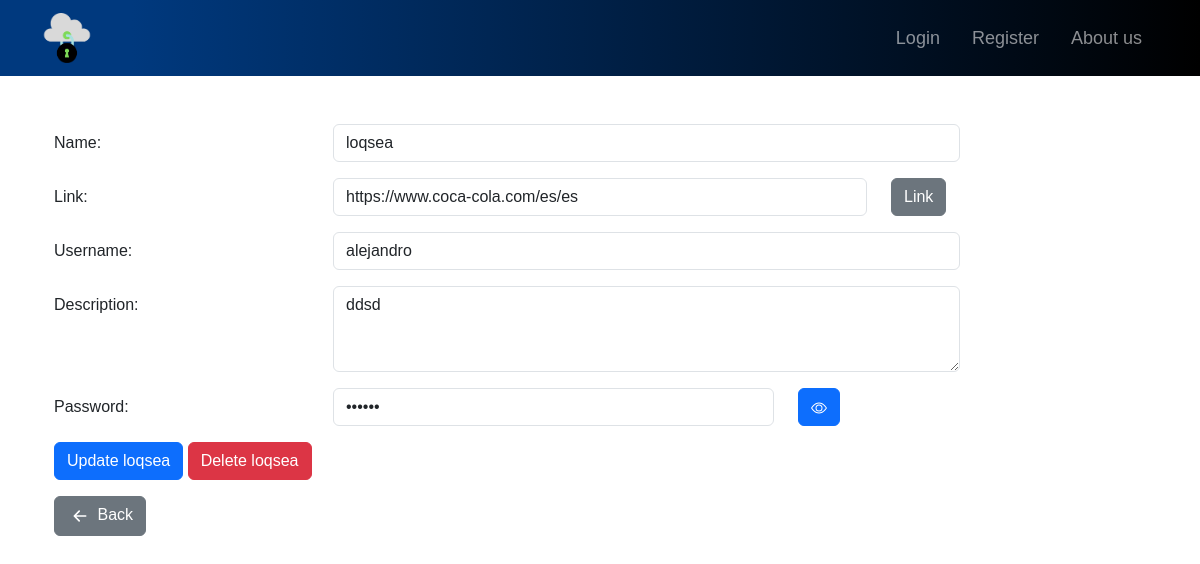
The app's page /site/10/ with its own data.
### core/models.py (models this page shows, shortened)
class Site(models.Model):
    user = models.ForeignKey(User, on_delete=models.CASCADE)
    website_name = models.CharField(max_length=50)
    website_link = models.CharField(max_length=200, null=True, blank=True)
    website_username = models.CharField(max_length=50)
    website_password = models.CharField(max_length=50)
    website_notes = models.CharField(max_length=200, null=True, blank=True)
    created = models.DateTimeField(auto_now_add=True)
    last_modified = models.DateTimeField(auto_now=True)
    class Meta:
        ordering = ['created']

### core/views.py (the view)
# urls.py: path('site/<str:pk>/', views.site, name="site"),
def site(request, pk):
    try:
        sites = Site.objects.get(id=pk)
        context = {
            'sites': sites
        }
    except:
        return redirect("home")
    return render(request, "core/site.html", context)

### core/templates/core/site.html (shortened to what this page needs)
{% extends 'core/base.html' %}
{% block content %}
<div class="container mt-5">
    <div class="container my-5">
        <form method="POST">
            <div class="form-group row my-3">
                <label for="name" class="col-sm-3 col-form-label">Name:</label>
                <div class="col-sm-7">
                    <input type="text" class="form-control" id="name" value="{{sites.website_name}}" readonly>
                </div>
            </div>
            <div class="form-group row my-3">
                <label for="link" class="col-sm-3 col-form-label">Link:</label>
                <div class="col-sm-6">
                    <input type="text" class="form-control" id="link" value="{{sites.website_link}}" readonly>
                </div>
                <div class="col-sm-2"><a href="{{sites.website_link}}" class="btn btn-secondary" target="_blank">Link</a></div>
            </div>
            <div class="form-group row my-3">
                <label for="username" class="col-sm-3 col-form-label">Username:</label>
                <div class="col-sm-7">
                    <input type="text" class="form-control" id="username" value="{{sites.website_username}}" readonly>
                </div>
            </div>
            <div class="form-group row my-3">
                <label for="description" class="col-sm-3 col-form-label">Description:</label>
                <div class="col-sm-7">
                    <textarea class="form-control" id="description" rows="3" readonly>{{sites.website_notes}}</textarea>
                </div>
            </div>
            <div class="form-group row my-3">
                <label for="password" class="col-sm-3 col-form-label">Password:</label>
                <div class="col-sm-5">
                    <input type="password" class="form-control" id="password" value="{{sites.website_password}}" readonly>
                </div>
                <div class="col-sm-2">
                    <button type="button" class="btn btn-primary" id="togglePassword">
                    </button>
                </div>
            </div>
            <a href="{% url 'update' sites.id %}" class="btn btn-primary">Update {{sites.website_name}}</a>
            <a href="{% url 'delete' sites.id %}" class="btn btn-danger">Delete {{sites.website_name}}</a>
        </form>
    <a href="{% url 'home' %}" class="btn btn-secondary mt-3"><svg xmlns="http://www.w3.org/2000/svg" width="26" height="26" fill="currentColor" class="bi bi-arrow-left-short" viewBox="0 0 16 16">
    <path fill-rule="evenodd" d="M12 8a.5.5 0 0 1-.5.5H5.707l2.147 2.146a.5.5 0 0 1-.708.708l-3-3a.5.5 0 0 1 0-.708l3-3a.5.5 0 1 1 .708.708L5.707 7.5H11.5a.5.5 0 0 1 .5.5"/>
    </svg>
        Back
    </a>
    </div>
{% endblock %}

### records on screen
Site: website_name "loqsea", website_link "https://www.coca-cola.com/es/es", website_username "alejandro", website_notes "ddsd"
